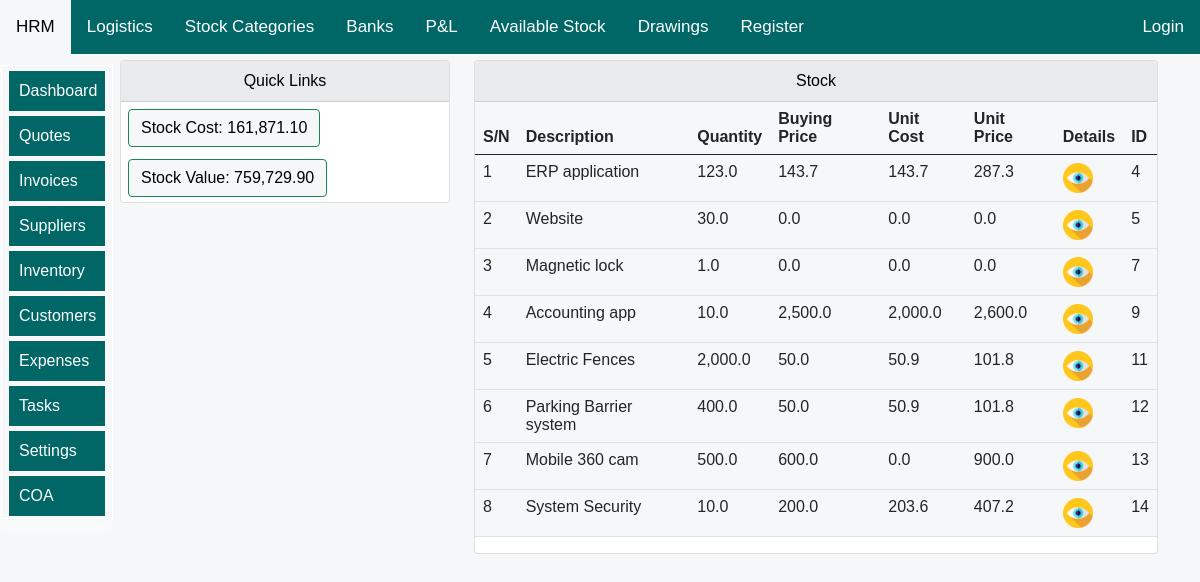
/Physical-Inventory/, run on the app's committed database.
### allifmaalapp/models.py (models this page shows, shortened)
class AllifmaalStocksModel(models.Model):
    category=models.ForeignKey(AllifmaalStockCategoriesModel, blank=True, null=True,on_delete=models.SET_NULL,related_name='catinvtconrlnm')
    partNumber = models.CharField(max_length=20, blank=True, null=True,unique=True)# unique prevents data duplication
    description = models.CharField(max_length=30, blank=True, null=True)
    quantity=models.DecimalField(max_digits=10,blank=False,null=True,decimal_places=1,default=0)
    buyingPrice=models.DecimalField(max_digits=10,blank=False,null=True,decimal_places=1,default=0)
    unitcost=models.DecimalField(max_digits=10,blank=False,null=True,decimal_places=1,default=0)
    standardUnitCost=models.DecimalField(max_digits=10,blank=False,null=True,decimal_places=1,default=0)
    unitPrice=models.DecimalField(max_digits=10,blank=False,null=True,decimal_places=1,default=0)
    inventory_account=models.ForeignKey(AllifmaalChartOfAccountsModel, blank=False, null=True,on_delete=models.SET_NULL,related_name='coainvrelnm')
    income_account=models.ForeignKey(AllifmaalChartOfAccountsModel, blank=False, null=True,on_delete=models.SET_NULL,related_name='coaincomerelnm')
    expense_account=models.ForeignKey(AllifmaalChartOfAccountsModel, blank=False, null=True,on_delete=models.SET_NULL,related_name='coaexprelnm')

### allifmaalapp/views.py (the view)
# urls.py: path('Physical-Inventory/', views.physicalInventory, name="physicalInventory"),
def physicalInventory(request):
    title="Physical Inventory"
    stocks=AllifmaalStocksModel.objects.all().filter(quantity__gte=1)
    total_cost=0
    total_value=0
    for items in stocks:
        total_cost+=items.unitcost*items.quantity
        total_value+=items.unitPrice*items.quantity
    total_cost_of_available_stock=total_cost
    total_value_of_available_stock=total_value
    context={
        "stocks":stocks,
        "total_cost_of_available_stock":total_cost_of_available_stock,
        "total_value_of_available_stock":total_value_of_available_stock,
        "title":title,
    }
    return render(request,'allifmaalapp/inventory/physicalinventory.html',context)

### allifmaalapp/templates/allifmaalapp/inventory/physicalinventory.html (shortened to what this page needs)
{% extends 'allifmaalapp/bases/allifbase.html'%}
{% load static %}
{% load humanize %}
{% load crispy_forms_tags %}
{% block style %}
<link href="{% static 'css/bootstrap.min.css' %}" rel="stylesheet">
<link rel="stylesheet" href="https://use.fontawesome.com/releases/v5.15.2/css/all.css"
>
   {%endblock%}
   {% block body %}
<div class="container">
    <div class="row mt-12" >
        <div class="col-md-4">
            <div class="card">
                <div id="allif-section-headers" class="card-header ">
                   Quick Links
                </div>
                <div >
                    <a  href="">
                        <button id="allif-link-buttons" type="button" class="btn btn-success mybuttonlinks" >
                            Stock Cost: {{total_cost_of_available_stock|intcomma}}</button></a>
                        <a  href="">
                            <button id="allif-link-buttons" type="button" class="btn btn-success mybuttonlinks" >
                                Stock Value: {{total_value_of_available_stock|intcomma}}</button></a>
                    </div>
            </div>
        </div>
    <div class="col-md-8">
        <div class="card">
            <div id="allif-section-headers" class="card-header">
             Stock
            </div>
            <div class="col-md-12">
            <table class="table">
            <thead>
            <tr>
                <th>S/N</th>
                <th>Description</th>
                <th>Quantity</th>
                <th>Buying Price</th>
                <th>Unit Cost</th>
                <th>Unit Price</th>
                <th>Details</th>
                <th>ID</th>
            </tr>
        </thead>
        <tbody>
    {% for items in stocks %}
    <tr>
        <td>{{forloop.counter}}</td>
        <td>
            {{items.description}}
        </td>
        <td> {{items.quantity|intcomma}}</td>
        <td>{{items.buyingPrice|intcomma}}</td>
        <td>{{items.unitcost|intcomma}}</td>
        <td>{{items.unitPrice|intcomma}}</td>
        <td>
            <a href="{% url 'allifmaalapp:allifmaalProductFullDetails' items.id %}">
                    <img src="{% static 'images/view.png'%}" width="30">
            </a>
        </td>
        <td>{{items.id}}</td>
    </tr>
    {% endfor %}
        </tbody>
        </table>
            </div>
        </div></div></div>
</div>
   {% endblock %}

### allifmaalapp/templates/allifmaalapp/inventory/physicalinventory.html (style rules this page uses)
body { font-size: 2rem; opacity: 1; position:sticky; overflow: auto; text-align: left; max-width: 100%; background-color: #F6F7F8; margin: auto; padding: auto; }
.container { background-color: #F6F7F8; }
table { background-color: #F6F7F8; }
.mybuttonlinks { margin-top: 7px; margin-left: 7px; margin-bottom: 5px; }
#allif-section-headers { background-color: #e9eaec; color: black; font-size: 16px; text-align: center; }
#allif-link-buttons { background-color: #F6F7F8; color: black; }
a:link { text-decoration: none; }
@media screen and (min-width:1000px) and (max-width:2000px) { .container { margin-top: 10px; display: block; font-size: 0.95rem; margin-left:auto ; margin-right: auto; margin: auto; padding-left: 90px; } }

### allifmaalapp/templates/allifmaalapp/bases/topnavbar.html (style rules this page uses)
body { margin: 0; font-family: Arial, Helvetica, sans-serif; }

### allifmaalapp/templates/allifmaalapp/bases/sidenavbar.html (style rules this page uses)
:root { --sidebar_font_size:1.0rem; }

### data on the page
AllifmaalStocksModel: description "ERP application", quantity "123.0", buyingPrice "143.7", unitcost "143.7", unitPrice "287.3", id "4"
AllifmaalStocksModel: description "Website", quantity "30.0", buyingPrice "0.0", unitcost "0.0", unitPrice "0.0", id "5"
AllifmaalStocksModel: description "Magnetic lock", quantity "1.0", buyingPrice "0.0", unitcost "0.0", unitPrice "0.0", id "7"
AllifmaalStocksModel: description "Accounting app", quantity "10.0", buyingPrice "2,500.0", unitcost "2,000.0", unitPrice "2,600.0", id "9"
AllifmaalStocksModel: description "Electric Fences", quantity "2,000.0", buyingPrice "50.0", unitcost "50.9", unitPrice "101.8", id "11"
AllifmaalStocksModel: description "Parking Barrier system", quantity "400.0", buyingPrice "50.0", unitcost "50.9", unitPrice "101.8", id "12"
AllifmaalStocksModel: description "Mobile 360 cam", quantity "500.0", buyingPrice "600.0", unitcost "0.0", unitPrice "900.0", id "13"
AllifmaalStocksModel: description "System Security", quantity "10.0", buyingPrice "200.0", unitcost "203.6", unitPrice "407.2", id "14"

### other printed values
{{ total_cost_of_available_stock|intcomma }} "161,871.10"
{{ total_value_of_available_stock|intcomma }} "759,729.90"
